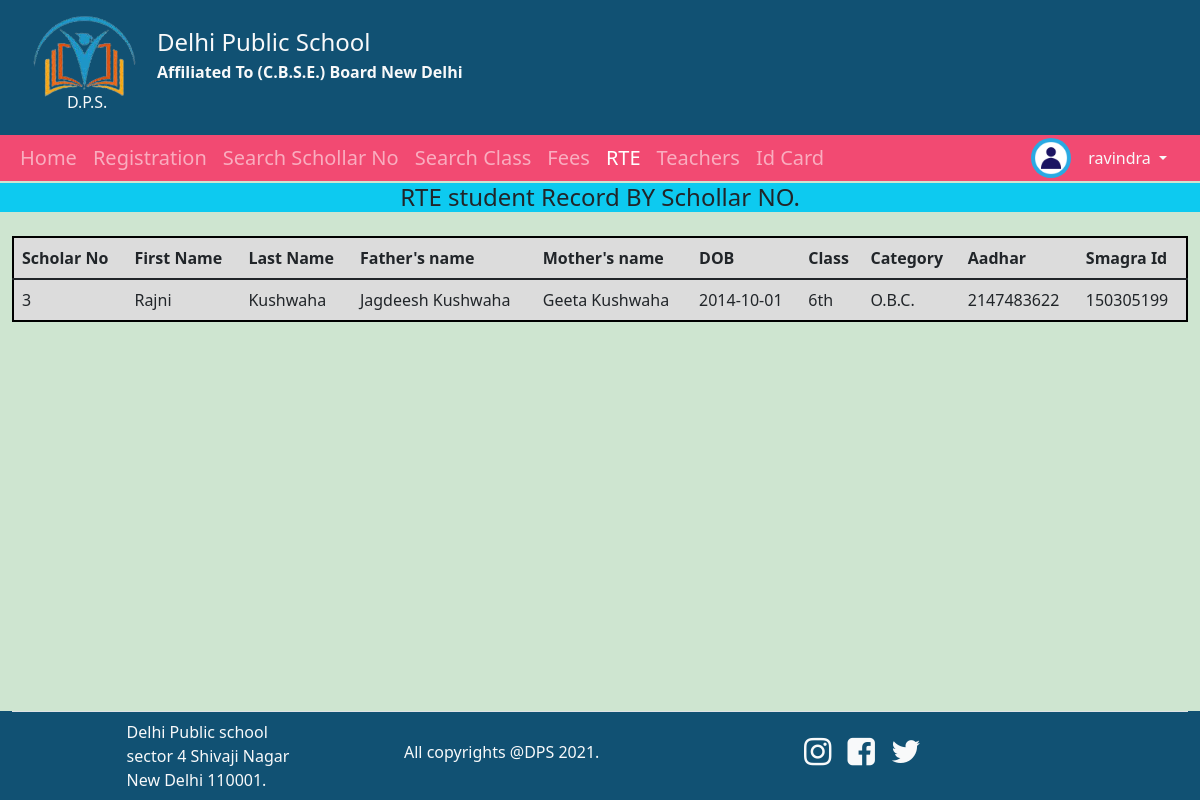
/rte_student_by_schollar_no.php?schollar_no=3 (signed in), run on the app's committed database.
### tables this page shows
CREATE TABLE `student_registraion` (
  `id` int(255) NOT NULL,
  `first_name` varchar(255) NOT NULL,
  `last_name` varchar(255) NOT NULL,
  `father_name` varchar(255) NOT NULL,
  `mother_name` varchar(255) NOT NULL,
  `dob` date NOT NULL,
  `gender` varchar(255) NOT NULL,
  `country` varchar(255) NOT NULL,
  `state` varchar(255) NOT NULL,
  `city` varchar(255) NOT NULL,
  `address` varchar(255) NOT NULL,
  `mobile` varchar(255) NOT NULL,
  `landline` varchar(255) DEFAULT NULL,
  `schollar_no` int(255) NOT NULL,
  `reg_no` int(255) NOT NULL,
  `class` varchar(255) NOT NULL,
  `mode` varchar(25) NOT NULL,
  `stream` varchar(255) NOT NULL,
  `section` varchar(5) NOT NULL,
  `add_date` date NOT NULL,
  `medium` varchar(255) NOT NULL,
  `prev_school` varchar(255) NOT NULL,
  `prev_class` varchar(255) NOT NULL,
  `category` varchar(255) NOT NULL,
  `religion` varchar(255) NOT NULL,
  `M_tongue` varchar(255) NOT NULL,
  `resi_area` varchar(255) NOT NULL,
  `occupation` varchar(255) NOT NULL,
  `income` int(255) NOT NULL,
  `vehicle` varchar(255) DEFAULT NULL,
  `bus_no` int(255) DEFAULT NULL,
  `bank` varchar(255) DEFAULT NULL,
  `bank_ac` int(255) NOT NULL,
  `ifsc` varchar(20) NOT NULL,
  `addhar` int(255) DEFAULT NULL,
  `samgra` int(255) NOT NULL,
  `stuimg` varchar(255) NOT NULL,
  `addharimg` varchar(255) NOT NULL,
  `passbookimg` varchar(255) NOT NULL,
  `tcimg` varchar(255) DEFAULT NULL,
  `marksheetimg` varchar(255) NOT NULL,
  `incomeimg` varchar(255) DEFAULT NULL
);

### sessionFile.php (called while the page is built, shortened)
<?php
include("db_connection.php");
if (isset($_SESSION['uname'])) {
    $userName = $_SESSION['uname'];
    $UserFetchQuery = mysqli_query($connection, "SELECT * FROM admin_login WHERE User_name='$userName'");
    $FetchData = mysqli_fetch_array($UserFetchQuery);
}
else
 {
    header("location:index.php");
}
?>

### rte_student_by_schollar_no.php (the view, shortened to what this page needs)
<?php
include("db_connection.php");
include("sessionFile.php");
if (isset($_REQUEST['schollar_no'])) {
    $schNO = $_REQUEST['schollar_no'];
    $selectQuery = mysqli_query($connection, "SELECT * FROM student_registraion WHERE schollar_no='$schNO'");
    $RowCount = mysqli_num_rows($selectQuery);
}
?>
<!DOCTYPE html>
<html lang="en">
<head>
    <link rel="stylesheet" href="css/style.css">
    <link href="https://cdn.jsdelivr.net/npm/bootstrap@5.1.3/dist/css/bootstrap.min.css" rel="stylesheet">
</head>
<body>
    <?php include("header.php") ?>
    <nav class="navbar navbar-expand-lg navbar-dark fs-5 pt-2" style="position: sticky;top: 0px;   z-index: 999;">
        <div class="container-fluid menu">
            <div class="collapse navbar-collapse" id="navbarSupportedContent">
                <ul class="navbar-nav me-auto mb-2 mb-lg-0 ">
                    <li class="nav-item">
                        <a class="nav-link " aria-current="page" href="Home.php">Home</a>
                    </li>
                    <li class="nav-item dropdown">
                        <a class="nav-link" href="#" id="navbarDropdown" role="button" data-bs-toggle="dropdown" aria-haspopup="true">
                            Registration
                        </a>
                    </li>
                    <li class="nav-item">
                        <a class="nav-link" href="search_sch_no.php">Search Schollar No</a>
                    </li>
                    <li class="nav-item">
                        <a class="nav-link" href="Search_class.php">Search Class</a>
                    </li>
                    <li class="nav-item">
                        <a class="nav-link" href="fees.php">Fees</a>
                    </li>
                    <li class="nav-item">
                        <a class="nav-link active" href="rte_student.php">RTE</a>
                    </li>
                    <li class="nav-item dropdown">
                        <a class="nav-link" href="#" id="navbarDropdown" role="button" data-bs-toggle="dropdown" aria-expanded="false">
                            Teachers
                        </a>
                    </li>
                    <li class="nav-item">
                        <a class="nav-link" href="#">Id Card</a>
                    </li>
                </ul>
            </div>
            <form method="POST" class="d-flex d-inline mx-2">
                    <div class="dropdown show fs-6">
                        <img src="images/loginuser.jpg" class="rounded-circle" style="height:40px ; width:40px;">
                        <a class="btn text-light dropdown-toggle" href="#" role="button" id="dropdownMenuLink" data-toggle="dropdown" aria-haspopup="true" aria-expanded="false">
                            <?php echo $FetchData['User_name']; ?>
                        </a>
                    </div>
                </form>
        </div>
    </nav>
    <h4 class="fs-4 bg-info text-center">RTE student Record BY Schollar NO.</h4>
    <div class="container-fluid mx-0 mt-4" style="height:356px; width:100%; overflow: scroll;">
        <?php
        if ($RowCount > 0) {
        ?>
            <?php
            foreach ($selectQuery as $dob) {
                $studob = $dob['dob'];
                $today = date("Y-m-d");
                $age = date_diff(date_create($studob), date_create($today));
                $stuAge = $age->format('%y');
                if ($stuAge >= 6 && $stuAge <= 14) {
                    $viewQuery = mysqli_query($connection, "SELECT *FROM student_registraion WHERE dob='$studob'");
                    $fetch_data = mysqli_fetch_array($viewQuery);
            ?>
                    <table class="table table-hover" style="background-color: #dcdcdc; border:solid black 2px;">
                        <thead>
                            <tr>
                                <th>Scholar No</th>
                                <th>First Name</th>
                                <th>Last Name</th>
                                <th>Father's name</th>
                                <th>Mother's name</th>
                                <th>DOB</th>
                                <th>Class</th>
                                <th>Category</th>
                                <th>Aadhar</th>
                                <th>Smagra Id</th>
                            </tr>
                        </thead>
                        <tbody>
                            <tr class="text-capitalize">
                                <td><?php echo $fetch_data["schollar_no"]; ?></td>
                                <td><?php echo $fetch_data["first_name"]; ?></td>
                                <td><?php echo $fetch_data["last_name"]; ?></td>
                                <td><?php echo $fetch_data["father_name"]; ?></td>
                                <td><?php echo $fetch_data["mother_name"]; ?></td>
                                <td><?php echo $fetch_data["dob"]; ?></td>
                                <td><?php echo $fetch_data["class"]; ?></td>
                                <td><?php echo $fetch_data["category"]; ?></td>
                                <td><?php echo $fetch_data["addhar"]; ?></td>
                                <td><?php echo $fetch_data["samgra"]; ?></td>
                            </tr>
                    <?php
                    }
                }
                    ?>
                        </tbody>
                    </table>
                <?php
            }
                ?>
    </div>
    <div class="d-flex fixed-bottom">
        <?php include("footer.php") ?>
    </div>
</body>
</html>

### css/style.css (style rules this page uses)
* { margin: 0px; padding: 0px; }
body { background-color:#CEE5D0; }
.menu { background-color:#F24A72; }
.pt-2 { padding-top: 0px!important; margin-bottom: -6px; }

### data on the page
student_registraion: schollar_no "3", first_name "Rajni", last_name "Kushwaha", father_name "Jagdeesh Kushwaha", mother_name "Geeta Kushwaha", dob "2014-10-01", class "6th", category "O.B.C.", addhar "2147483622", samgra "150305199"

### other printed values
$FetchData['User_name'] "ravindra"
